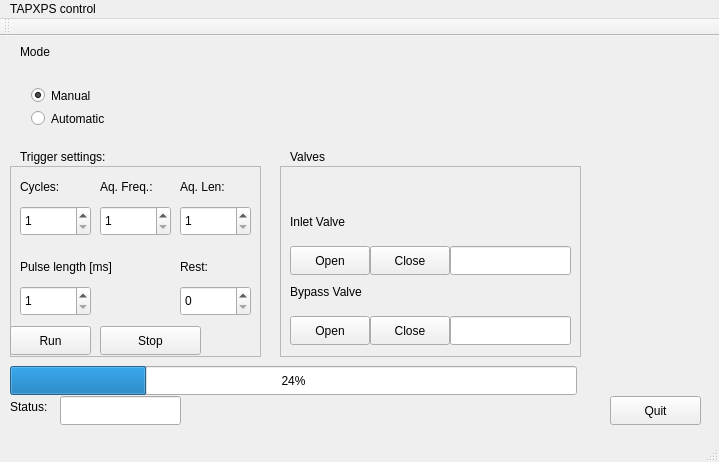
<?xml version="1.0" encoding="UTF-8"?>
<ui version="4.0">
 <class>MainWindow</class>
 <widget class="QMainWindow" name="MainWindow">
  <property name="geometry">
   <rect>
    <x>0</x>
    <y>0</y>
    <width>719</width>
    <height>462</height>
   </rect>
  </property>
  <property name="windowTitle">
   <string>TAPXPS control</string>
  </property>
  <widget class="QWidget" name="centralWidget">
   <widget class="QPushButton" name="pushButton_4">
    <property name="geometry">
     <rect>
      <x>610</x>
      <y>360</y>
      <width>91</width>
      <height>29</height>
     </rect>
    </property>
    <property name="text">
     <string>Quit</string>
    </property>
   </widget>
   <widget class="QPushButton" name="bypass_open">
    <property name="geometry">
     <rect>
      <x>290</x>
      <y>280</y>
      <width>80</width>
      <height>29</height>
     </rect>
    </property>
    <property name="text">
     <string>Open</string>
    </property>
   </widget>
   <widget class="QPushButton" name="bypass_close">
    <property name="geometry">
     <rect>
      <x>370</x>
      <y>280</y>
      <width>80</width>
      <height>29</height>
     </rect>
    </property>
    <property name="text">
     <string>Close</string>
    </property>
   </widget>
   <widget class="QLineEdit" name="bypass_status">
    <property name="geometry">
     <rect>
      <x>450</x>
      <y>280</y>
      <width>121</width>
      <height>29</height>
     </rect>
    </property>
    <property name="readOnly">
     <bool>true</bool>
    </property>
   </widget>
   <widget class="QLabel" name="label_8">
    <property name="geometry">
     <rect>
      <x>290</x>
      <y>240</y>
      <width>121</width>
      <height>31</height>
     </rect>
    </property>
    <property name="text">
     <string>Bypass Valve</string>
    </property>
   </widget>
   <widget class="QPushButton" name="inlet_open">
    <property name="geometry">
     <rect>
      <x>290</x>
      <y>210</y>
      <width>80</width>
      <height>29</height>
     </rect>
    </property>
    <property name="text">
     <string>Open</string>
    </property>
   </widget>
   <widget class="QPushButton" name="inlet_close">
    <property name="geometry">
     <rect>
      <x>370</x>
      <y>210</y>
      <width>80</width>
      <height>29</height>
     </rect>
    </property>
    <property name="text">
     <string>Close</string>
    </property>
   </widget>
   <widget class="QLineEdit" name="inlet_status">
    <property name="geometry">
     <rect>
      <x>450</x>
      <y>210</y>
      <width>121</width>
      <height>29</height>
     </rect>
    </property>
    <property name="readOnly">
     <bool>true</bool>
    </property>
   </widget>
   <widget class="QLabel" name="label_9">
    <property name="geometry">
     <rect>
      <x>290</x>
      <y>170</y>
      <width>121</width>
      <height>31</height>
     </rect>
    </property>
    <property name="text">
     <string>Inlet Valve</string>
    </property>
   </widget>
   <widget class="QWidget" name="verticalLayoutWidget_5">
    <property name="geometry">
     <rect>
      <x>20</x>
      <y>40</y>
      <width>156</width>
      <height>62</height>
     </rect>
    </property>
    <layout class="QVBoxLayout" name="verticalLayout_3">
     <item>
      <widget class="QRadioButton" name="manual_button">
       <property name="text">
        <string>Manual</string>
       </property>
       <property name="checked">
        <bool>true</bool>
       </property>
      </widget>
     </item>
     <item>
      <widget class="QRadioButton" name="auto_button">
       <property name="text">
        <string>Automatic</string>
       </property>
      </widget>
     </item>
    </layout>
   </widget>
   <widget class="QLabel" name="label_10">
    <property name="geometry">
     <rect>
      <x>20</x>
      <y>0</y>
      <width>121</width>
      <height>31</height>
     </rect>
    </property>
    <property name="text">
     <string>Mode</string>
    </property>
   </widget>
   <widget class="QLabel" name="label_6">
    <property name="geometry">
     <rect>
      <x>20</x>
      <y>110</y>
      <width>121</width>
      <height>21</height>
     </rect>
    </property>
    <property name="lineWidth">
     <number>2</number>
    </property>
    <property name="text">
     <string>Trigger settings:</string>
    </property>
    <property name="scaledContents">
     <bool>false</bool>
    </property>
   </widget>
   <widget class="QLabel" name="label_2">
    <property name="geometry">
     <rect>
      <x>20</x>
      <y>140</y>
      <width>61</width>
      <height>21</height>
     </rect>
    </property>
    <property name="text">
     <string>Cycles:</string>
    </property>
   </widget>
   <widget class="QSpinBox" name="spin_cycles">
    <property name="geometry">
     <rect>
      <x>20</x>
      <y>170</y>
      <width>71</width>
      <height>30</height>
     </rect>
    </property>
    <property name="minimum">
     <number>1</number>
    </property>
    <property name="maximum">
     <number>1000</number>
    </property>
   </widget>
   <widget class="QPushButton" name="run_button">
    <property name="geometry">
     <rect>
      <x>10</x>
      <y>290</y>
      <width>81</width>
      <height>29</height>
     </rect>
    </property>
    <property name="text">
     <string>Run</string>
    </property>
   </widget>
   <widget class="QPushButton" name="stop_button">
    <property name="geometry">
     <rect>
      <x>100</x>
      <y>290</y>
      <width>101</width>
      <height>29</height>
     </rect>
    </property>
    <property name="text">
     <string>Stop</string>
    </property>
   </widget>
   <widget class="QProgressBar" name="progressBar">
    <property name="geometry">
     <rect>
      <x>10</x>
      <y>330</y>
      <width>567</width>
      <height>29</height>
     </rect>
    </property>
    <property name="value">
     <number>24</number>
    </property>
   </widget>
   <widget class="QSpinBox" name="spin_freq">
    <property name="geometry">
     <rect>
      <x>100</x>
      <y>170</y>
      <width>71</width>
      <height>30</height>
     </rect>
    </property>
    <property name="minimum">
     <number>1</number>
    </property>
    <property name="maximum">
     <number>100</number>
    </property>
   </widget>
   <widget class="QSpinBox" name="spin_len">
    <property name="geometry">
     <rect>
      <x>180</x>
      <y>170</y>
      <width>71</width>
      <height>30</height>
     </rect>
    </property>
    <property name="minimum">
     <number>1</number>
    </property>
    <property name="maximum">
     <number>600</number>
    </property>
   </widget>
   <widget class="QSpinBox" name="spin_rest">
    <property name="geometry">
     <rect>
      <x>180</x>
      <y>250</y>
      <width>71</width>
      <height>30</height>
     </rect>
    </property>
    <property name="maximum">
     <number>600</number>
    </property>
   </widget>
   <widget class="QLabel" name="label_5">
    <property name="geometry">
     <rect>
      <x>100</x>
      <y>140</y>
      <width>61</width>
      <height>21</height>
     </rect>
    </property>
    <property name="text">
     <string>Aq. Freq.:</string>
    </property>
   </widget>
   <widget class="QLabel" name="label_7">
    <property name="geometry">
     <rect>
      <x>180</x>
      <y>140</y>
      <width>61</width>
      <height>21</height>
     </rect>
    </property>
    <property name="text">
     <string>Aq. Len:</string>
    </property>
   </widget>
   <widget class="QLabel" name="label_11">
    <property name="geometry">
     <rect>
      <x>180</x>
      <y>220</y>
      <width>61</width>
      <height>21</height>
     </rect>
    </property>
    <property name="text">
     <string>Rest:</string>
    </property>
   </widget>
   <widget class="QSpinBox" name="spin_pulse">
    <property name="geometry">
     <rect>
      <x>20</x>
      <y>250</y>
      <width>71</width>
      <height>30</height>
     </rect>
    </property>
    <property name="minimum">
     <number>1</number>
    </property>
    <property name="maximum">
     <number>10000</number>
    </property>
   </widget>
   <widget class="QLabel" name="label_12">
    <property name="geometry">
     <rect>
      <x>20</x>
      <y>220</y>
      <width>131</width>
      <height>21</height>
     </rect>
    </property>
    <property name="text">
     <string>Pulse length [ms]</string>
    </property>
   </widget>
   <widget class="QLabel" name="label">
    <property name="geometry">
     <rect>
      <x>290</x>
      <y>110</y>
      <width>67</width>
      <height>21</height>
     </rect>
    </property>
    <property name="text">
     <string>Valves</string>
    </property>
   </widget>
   <widget class="QLineEdit" name="trigger_status">
    <property name="geometry">
     <rect>
      <x>60</x>
      <y>360</y>
      <width>121</width>
      <height>29</height>
     </rect>
    </property>
    <property name="readOnly">
     <bool>true</bool>
    </property>
   </widget>
   <widget class="QLabel" name="label_3">
    <property name="geometry">
     <rect>
      <x>10</x>
      <y>360</y>
      <width>51</width>
      <height>21</height>
     </rect>
    </property>
    <property name="text">
     <string>Status:</string>
    </property>
   </widget>
   <widget class="QFrame" name="frame">
    <property name="geometry">
     <rect>
      <x>10</x>
      <y>130</y>
      <width>251</width>
      <height>191</height>
     </rect>
    </property>
    <property name="frameShape">
     <enum>QFrame::StyledPanel</enum>
    </property>
    <property name="frameShadow">
     <enum>QFrame::Raised</enum>
    </property>
    <property name="lineWidth">
     <number>2</number>
    </property>
   </widget>
   <widget class="QFrame" name="frame_2">
    <property name="geometry">
     <rect>
      <x>280</x>
      <y>130</y>
      <width>301</width>
      <height>191</height>
     </rect>
    </property>
    <property name="frameShape">
     <enum>QFrame::StyledPanel</enum>
    </property>
    <property name="frameShadow">
     <enum>QFrame::Raised</enum>
    </property>
    <property name="lineWidth">
     <number>2</number>
    </property>
   </widget>
   <zorder>frame</zorder>
   <zorder>frame_2</zorder>
   <zorder>pushButton_4</zorder>
   <zorder>label_8</zorder>
   <zorder>bypass_open</zorder>
   <zorder>bypass_close</zorder>
   <zorder>bypass_status</zorder>
   <zorder>label_8</zorder>
   <zorder>inlet_open</zorder>
   <zorder>inlet_close</zorder>
   <zorder>inlet_status</zorder>
   <zorder>label_9</zorder>
   <zorder>verticalLayoutWidget_5</zorder>
   <zorder>manual_button</zorder>
   <zorder>label_10</zorder>
   <zorder>label_6</zorder>
   <zorder>label_2</zorder>
   <zorder>spin_cycles</zorder>
   <zorder>run_button</zorder>
   <zorder>stop_button</zorder>
   <zorder>progressBar</zorder>
   <zorder>spin_freq</zorder>
   <zorder>spin_len</zorder>
   <zorder>spin_rest</zorder>
   <zorder>label_5</zorder>
   <zorder>label_7</zorder>
   <zorder>label_11</zorder>
   <zorder>spin_pulse</zorder>
   <zorder>label_12</zorder>
   <zorder>label</zorder>
   <zorder>trigger_status</zorder>
   <zorder>label_3</zorder>
  </widget>
  <widget class="QMenuBar" name="menuBar">
   <property name="geometry">
    <rect>
     <x>0</x>
     <y>0</y>
     <width>719</width>
     <height>26</height>
    </rect>
   </property>
   <widget class="QMenu" name="menuTAPXPS_controll">
    <property name="title">
     <string>TAPXPS control</string>
    </property>
   </widget>
   <addaction name="menuTAPXPS_controll"/>
  </widget>
  <widget class="QToolBar" name="mainToolBar">
   <attribute name="toolBarArea">
    <enum>TopToolBarArea</enum>
   </attribute>
   <attribute name="toolBarBreak">
    <bool>false</bool>
   </attribute>
  </widget>
  <widget class="QStatusBar" name="statusBar"/>
 </widget>
 <layoutdefault spacing="6" margin="11"/>
 <resources/>
 <connections>
  <connection>
   <sender>pushButton_4</sender>
   <signal>clicked(bool)</signal>
   <receiver>MainWindow</receiver>
   <slot>close()</slot>
   <hints>
    <hint type="sourcelabel">
     <x>495</x>
     <y>417</y>
    </hint>
    <hint type="destinationlabel">
     <x>306</x>
     <y>245</y>
    </hint>
   </hints>
  </connection>
 </connections>
</ui>
